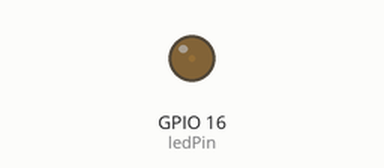
The sketch below on a simulated ESP32. Parts: output pins drawn as LEDs (lit = HIGH).

Above: at 0.05 s.
At 0.95 s:
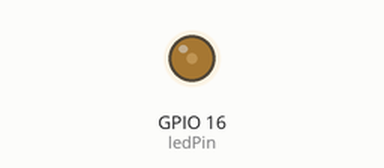
At 1.9 s:
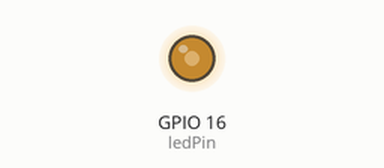
At 3.8 s:
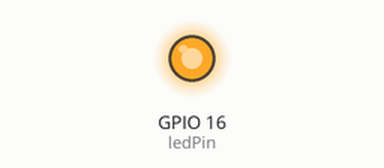
Timing chart, 0 to 8.8 s (numbered marks = the images above):
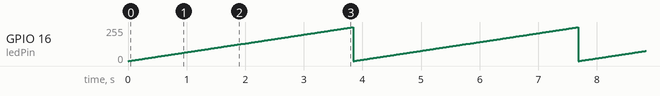

The sketch:

pwm.ino
```cpp
const int ledPin=16;
const int freq=5000;
const int ledChannel=0;
const int resolution=8;
void setup() {
  // put your setup code here, to run once:
  ledcSetup(ledChannel,freq,resolution);
  ledcAttachPin(ledPin,ledChannel);

}

void loop() {
  // put your main code here, to run repeatedly:
  for(int dutyCycle=0; dutyCycle<=255; dutyCycle++)
  {
    ledcWrite(ledChannel,dutyCycle);
    delay(15);
  }

}
```

Measured:
- by itself, GPIO 16 (ledPin): ramps from 0/255 to 255/255 and jumps back, once every 3.8 s
